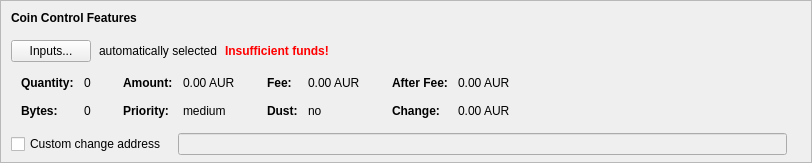
    <widget class="QFrame" name="frameCoinControl">
     <property name="sizePolicy">
      <sizepolicy hsizetype="Expanding" vsizetype="Expanding">
       <horstretch>0</horstretch>
       <verstretch>0</verstretch>
      </sizepolicy>
     </property>
     <property name="maximumSize">
      <size>
       <width>16777215</width>
       <height>16777215</height>
      </size>
     </property>
     <property name="frameShape">
      <enum>QFrame::StyledPanel</enum>
     </property>
     <property name="frameShadow">
      <enum>QFrame::Sunken</enum>
     </property>
     <layout class="QVBoxLayout" name="verticalLayoutCoinControl2">
      <property name="spacing">
       <number>0</number>
      </property>
      <property name="leftMargin">
       <number>0</number>
      </property>
      <property name="topMargin">
       <number>0</number>
      </property>
      <property name="rightMargin">
       <number>0</number>
      </property>
      <property name="bottomMargin">
       <number>6</number>
      </property>
      <item>
       <layout class="QVBoxLayout" name="verticalLayoutCoinControl" stretch="0,0,0,0,1">
        <property name="spacing">
         <number>0</number>
        </property>
        <property name="leftMargin">
         <number>10</number>
        </property>
        <property name="topMargin">
         <number>10</number>
        </property>
        <item>
         <layout class="QHBoxLayout" name="horizontalLayoutCoinControl1">
          <property name="bottomMargin">
           <number>15</number>
          </property>
          <item>
           <widget class="QLabel" name="labelCoinControlFeatures">
            <property name="sizePolicy">
             <sizepolicy hsizetype="Preferred" vsizetype="Maximum">
              <horstretch>0</horstretch>
              <verstretch>0</verstretch>
             </sizepolicy>
            </property>
            <property name="font">
             <font>
              <weight>75</weight>
              <bold>true</bold>
             </font>
            </property>
            <property name="styleSheet">
             <string notr="true">font-weight:bold;</string>
            </property>
            <property name="text">
             <string>Coin Control Features</string>
            </property>
           </widget>
          </item>
         </layout>
        </item>
        <item>
         <layout class="QHBoxLayout" name="horizontalLayoutCoinControl2" stretch="0,0,0,0">
          <property name="spacing">
           <number>8</number>
          </property>
          <property name="bottomMargin">
           <number>10</number>
          </property>
          <item>
           <widget class="QPushButton" name="pushButtonCoinControl">
            <property name="styleSheet">
             <string notr="true"/>
            </property>
            <property name="text">
             <string>Inputs...</string>
            </property>
            <property name="autoDefault">
             <bool>false</bool>
            </property>
           </widget>
          </item>
          <item>
           <widget class="QLabel" name="labelCoinControlAutomaticallySelected">
            <property name="text">
             <string>automatically selected</string>
            </property>
            <property name="margin">
             <number>5</number>
            </property>
           </widget>
          </item>
          <item>
           <widget class="QLabel" name="labelCoinControlInsuffFunds">
            <property name="font">
             <font>
              <weight>75</weight>
              <bold>true</bold>
             </font>
            </property>
            <property name="styleSheet">
             <string notr="true">color:red;font-weight:bold;</string>
            </property>
            <property name="text">
             <string>Insufficient funds!</string>
            </property>
            <property name="margin">
             <number>5</number>
            </property>
           </widget>
          </item>
          <item>
           <spacer name="horizontalSpacerCoinControl">
            <property name="orientation">
             <enum>Qt::Horizontal</enum>
            </property>
            <property name="sizeHint" stdset="0">
             <size>
              <width>40</width>
              <height>1</height>
             </size>
            </property>
           </spacer>
          </item>
         </layout>
        </item>
        <item>
         <widget class="QWidget" name="widgetCoinControl" native="true">
          <property name="sizePolicy">
           <sizepolicy hsizetype="Preferred" vsizetype="Preferred">
            <horstretch>0</horstretch>
            <verstretch>0</verstretch>
           </sizepolicy>
          </property>
          <property name="minimumSize">
           <size>
            <width>0</width>
            <height>0</height>
           </size>
          </property>
          <property name="styleSheet">
           <string notr="true"/>
          </property>
          <layout class="QHBoxLayout" name="horizontalLayoutCoinControl5">
           <property name="leftMargin">
            <number>0</number>
           </property>
           <property name="topMargin">
            <number>0</number>
           </property>
           <property name="rightMargin">
            <number>0</number>
           </property>
           <property name="bottomMargin">
            <number>0</number>
           </property>
           <item>
            <layout class="QHBoxLayout" name="horizontalLayoutCoinControl3" stretch="0,0,0,1">
             <property name="spacing">
              <number>20</number>
             </property>
             <property name="topMargin">
              <number>0</number>
             </property>
             <property name="bottomMargin">
              <number>10</number>
             </property>
             <item>
              <layout class="QFormLayout" name="formLayoutCoinControl1">
               <property name="horizontalSpacing">
                <number>10</number>
               </property>
               <property name="verticalSpacing">
                <number>14</number>
               </property>
               <property name="leftMargin">
                <number>10</number>
               </property>
               <property name="topMargin">
                <number>4</number>
               </property>
               <property name="rightMargin">
                <number>6</number>
               </property>
               <item row="0" column="0">
                <widget class="QLabel" name="labelCoinControlQuantityText">
                 <property name="font">
                  <font>
                   <weight>75</weight>
                   <bold>true</bold>
                  </font>
                 </property>
                 <property name="text">
                  <string>Quantity:</string>
                 </property>
                 <property name="margin">
                  <number>0</number>
                 </property>
                </widget>
               </item>
               <item row="0" column="1">
                <widget class="QLabel" name="labelCoinControlQuantity">
                 <property name="cursor">
                  <cursorShape>IBeamCursor</cursorShape>
                 </property>
                 <property name="contextMenuPolicy">
                  <enum>Qt::ActionsContextMenu</enum>
                 </property>
                 <property name="text">
                  <string notr="true">0</string>
                 </property>
                 <property name="margin">
                  <number>0</number>
                 </property>
                 <property name="textInteractionFlags">
                  <set>Qt::LinksAccessibleByMouse|Qt::TextSelectableByKeyboard|Qt::TextSelectableByMouse</set>
                 </property>
                </widget>
               </item>
               <item row="1" column="0">
                <widget class="QLabel" name="labelCoinControlBytesText">
                 <property name="font">
                  <font>
                   <weight>75</weight>
                   <bold>true</bold>
                  </font>
                 </property>
                 <property name="text">
                  <string>Bytes:</string>
                 </property>
                </widget>
               </item>
               <item row="1" column="1">
                <widget class="QLabel" name="labelCoinControlBytes">
                 <property name="cursor">
                  <cursorShape>IBeamCursor</cursorShape>
                 </property>
                 <property name="contextMenuPolicy">
                  <enum>Qt::ActionsContextMenu</enum>
                 </property>
                 <property name="text">
                  <string notr="true">0</string>
                 </property>
                 <property name="textInteractionFlags">
                  <set>Qt::LinksAccessibleByMouse|Qt::TextSelectableByKeyboard|Qt::TextSelectableByMouse</set>
                 </property>
                </widget>
               </item>
              </layout>
             </item>
             <item>
              <layout class="QFormLayout" name="formLayoutCoinControl2">
               <property name="horizontalSpacing">
                <number>10</number>
               </property>
               <property name="verticalSpacing">
                <number>14</number>
               </property>
               <property name="leftMargin">
                <number>6</number>
               </property>
               <property name="topMargin">
                <number>4</number>
               </property>
               <property name="rightMargin">
                <number>6</number>
               </property>
               <item row="0" column="0">
                <widget class="QLabel" name="labelCoinControlAmountText">
                 <property name="font">
                  <font>
                   <weight>75</weight>
                   <bold>true</bold>
                  </font>
                 </property>
                 <property name="text">
                  <string>Amount:</string>
                 </property>
                 <property name="margin">
                  <number>0</number>
                 </property>
                </widget>
               </item>
               <item row="0" column="1">
                <widget class="QLabel" name="labelCoinControlAmount">
                 <property name="cursor">
                  <cursorShape>IBeamCursor</cursorShape>
                 </property>
                 <property name="contextMenuPolicy">
                  <enum>Qt::ActionsContextMenu</enum>
                 </property>
                 <property name="text">
                  <string notr="true">0.00 AUR</string>
                 </property>
                 <property name="textInteractionFlags">
                  <set>Qt::LinksAccessibleByMouse|Qt::TextSelectableByKeyboard|Qt::TextSelectableByMouse</set>
                 </property>
                </widget>
               </item>
               <item row="1" column="0">
                <widget class="QLabel" name="labelCoinControlPriorityText">
                 <property name="font">
                  <font>
                   <weight>75</weight>
                   <bold>true</bold>
                  </font>
                 </property>
                 <property name="text">
                  <string>Priority:</string>
                 </property>
                </widget>
               </item>
               <item row="1" column="1">
                <widget class="QLabel" name="labelCoinControlPriority">
                 <property name="cursor">
                  <cursorShape>IBeamCursor</cursorShape>
                 </property>
                 <property name="contextMenuPolicy">
                  <enum>Qt::ActionsContextMenu</enum>
                 </property>
                 <property name="text">
                  <string notr="true">medium</string>
                 </property>
                 <property name="textInteractionFlags">
                  <set>Qt::LinksAccessibleByMouse|Qt::TextSelectableByKeyboard|Qt::TextSelectableByMouse</set>
                 </property>
                </widget>
               </item>
              </layout>
             </item>
             <item>
              <layout class="QFormLayout" name="formLayoutCoinControl3">
               <property name="horizontalSpacing">
                <number>10</number>
               </property>
               <property name="verticalSpacing">
                <number>14</number>
               </property>
               <property name="leftMargin">
                <number>6</number>
               </property>
               <property name="topMargin">
                <number>4</number>
               </property>
               <property name="rightMargin">
                <number>6</number>
               </property>
               <item row="0" column="0">
                <widget class="QLabel" name="labelCoinControlFeeText">
                 <property name="font">
                  <font>
                   <weight>75</weight>
                   <bold>true</bold>
                  </font>
                 </property>
                 <property name="text">
                  <string>Fee:</string>
                 </property>
                 <property name="margin">
                  <number>0</number>
                 </property>
                </widget>
               </item>
               <item row="0" column="1">
                <widget class="QLabel" name="labelCoinControlFee">
                 <property name="cursor">
                  <cursorShape>IBeamCursor</cursorShape>
                 </property>
                 <property name="contextMenuPolicy">
                  <enum>Qt::ActionsContextMenu</enum>
                 </property>
                 <property name="text">
                  <string notr="true">0.00 AUR</string>
                 </property>
                 <property name="textInteractionFlags">
                  <set>Qt::LinksAccessibleByMouse|Qt::TextSelectableByKeyboard|Qt::TextSelectableByMouse</set>
                 </property>
                </widget>
               </item>
               <item row="1" column="0">
                <widget class="QLabel" name="labelCoinControlLowOutputText">
                 <property name="font">
                  <font>
                   <weight>75</weight>
                   <bold>true</bold>
                  </font>
                 </property>
                 <property name="text">
                  <string>Dust:</string>
                 </property>
                </widget>
               </item>
               <item row="1" column="1">
                <widget class="QLabel" name="labelCoinControlLowOutput">
                 <property name="cursor">
                  <cursorShape>IBeamCursor</cursorShape>
                 </property>
                 <property name="contextMenuPolicy">
                  <enum>Qt::ActionsContextMenu</enum>
                 </property>
                 <property name="text">
                  <string notr="true">no</string>
                 </property>
                 <property name="textInteractionFlags">
                  <set>Qt::LinksAccessibleByMouse|Qt::TextSelectableByKeyboard|Qt::TextSelectableByMouse</set>
                 </property>
                </widget>
               </item>
              </layout>
             </item>
             <item>
              <layout class="QFormLayout" name="formLayoutCoinControl4">
               <property name="horizontalSpacing">
                <number>10</number>
               </property>
               <property name="verticalSpacing">
                <number>14</number>
               </property>
               <property name="leftMargin">
                <number>6</number>
               </property>
               <property name="topMargin">
                <number>4</number>
               </property>
               <property name="rightMargin">
                <number>6</number>
               </property>
               <item row="0" column="0">
                <widget class="QLabel" name="labelCoinControlAfterFeeText">
                 <property name="font">
                  <font>
                   <weight>75</weight>
                   <bold>true</bold>
                  </font>
                 </property>
                 <property name="text">
                  <string>After Fee:</string>
                 </property>
                 <property name="margin">
                  <number>0</number>
                 </property>
                </widget>
               </item>
               <item row="0" column="1">
                <widget class="QLabel" name="labelCoinControlAfterFee">
                 <property name="cursor">
                  <cursorShape>IBeamCursor</cursorShape>
                 </property>
                 <property name="contextMenuPolicy">
                  <enum>Qt::ActionsContextMenu</enum>
                 </property>
                 <property name="text">
                  <string notr="true">0.00 AUR</string>
                 </property>
                 <property name="textInteractionFlags">
                  <set>Qt::LinksAccessibleByMouse|Qt::TextSelectableByKeyboard|Qt::TextSelectableByMouse</set>
                 </property>
                </widget>
               </item>
               <item row="1" column="0">
                <widget class="QLabel" name="labelCoinControlChangeText">
                 <property name="font">
                  <font>
                   <weight>75</weight>
                   <bold>true</bold>
                  </font>
                 </property>
                 <property name="text">
                  <string>Change:</string>
                 </property>
                </widget>
               </item>
               <item row="1" column="1">
                <widget class="QLabel" name="labelCoinControlChange">
                 <property name="cursor">
                  <cursorShape>IBeamCursor</cursorShape>
                 </property>
                 <property name="contextMenuPolicy">
                  <enum>Qt::ActionsContextMenu</enum>
                 </property>
                 <property name="text">
                  <string notr="true">0.00 AUR</string>
                 </property>
                 <property name="textInteractionFlags">
                  <set>Qt::LinksAccessibleByMouse|Qt::TextSelectableByKeyboard|Qt::TextSelectableByMouse</set>
                 </property>
                </widget>
               </item>
              </layout>
             </item>
            </layout>
           </item>
          </layout>
         </widget>
        </item>
        <item>
         <layout class="QHBoxLayout" name="horizontalLayoutCoinControl4" stretch="0,0,0">
          <property name="spacing">
           <number>12</number>
          </property>
          <property name="sizeConstraint">
           <enum>QLayout::SetDefaultConstraint</enum>
          </property>
          <property name="topMargin">
           <number>5</number>
          </property>
          <property name="rightMargin">
           <number>5</number>
          </property>
          <item>
           <widget class="QCheckBox" name="checkBoxCoinControlChange">
            <property name="toolTip">
             <string>If this is activated, but the change address is empty or invalid, change will be sent to a newly generated address.</string>
            </property>
            <property name="text">
             <string>Custom change address</string>
            </property>
           </widget>
          </item>
          <item>
           <widget class="QValidatedLineEdit" name="lineEditCoinControlChange">
            <property name="enabled">
             <bool>false</bool>
            </property>
            <property name="sizePolicy">
             <sizepolicy hsizetype="Expanding" vsizetype="Fixed">
              <horstretch>0</horstretch>
              <verstretch>0</verstretch>
             </sizepolicy>
            </property>
           </widget>
          </item>
          <item>
           <widget class="QLabel" name="labelCoinControlChangeLabel">
            <property name="sizePolicy">
             <sizepolicy hsizetype="Preferred" vsizetype="Expanding">
              <horstretch>0</horstretch>
              <verstretch>0</verstretch>
             </sizepolicy>
            </property>
            <property name="minimumSize">
             <size>
              <width>0</width>
              <height>0</height>
             </size>
            </property>
            <property name="text">
             <string/>
            </property>
            <property name="margin">
             <number>3</number>
            </property>
           </widget>
          </item>
         </layout>
        </item>
        <item>
         <spacer name="verticalSpacerCoinControl">
          <property name="orientation">
           <enum>Qt::Vertical</enum>
          </property>
          <property name="sizeHint" stdset="0">
           <size>
            <width>800</width>
            <height>1</height>
           </size>
          </property>
         </spacer>
        </item>
       </layout>
      </item>
     </layout>
    </widget>
